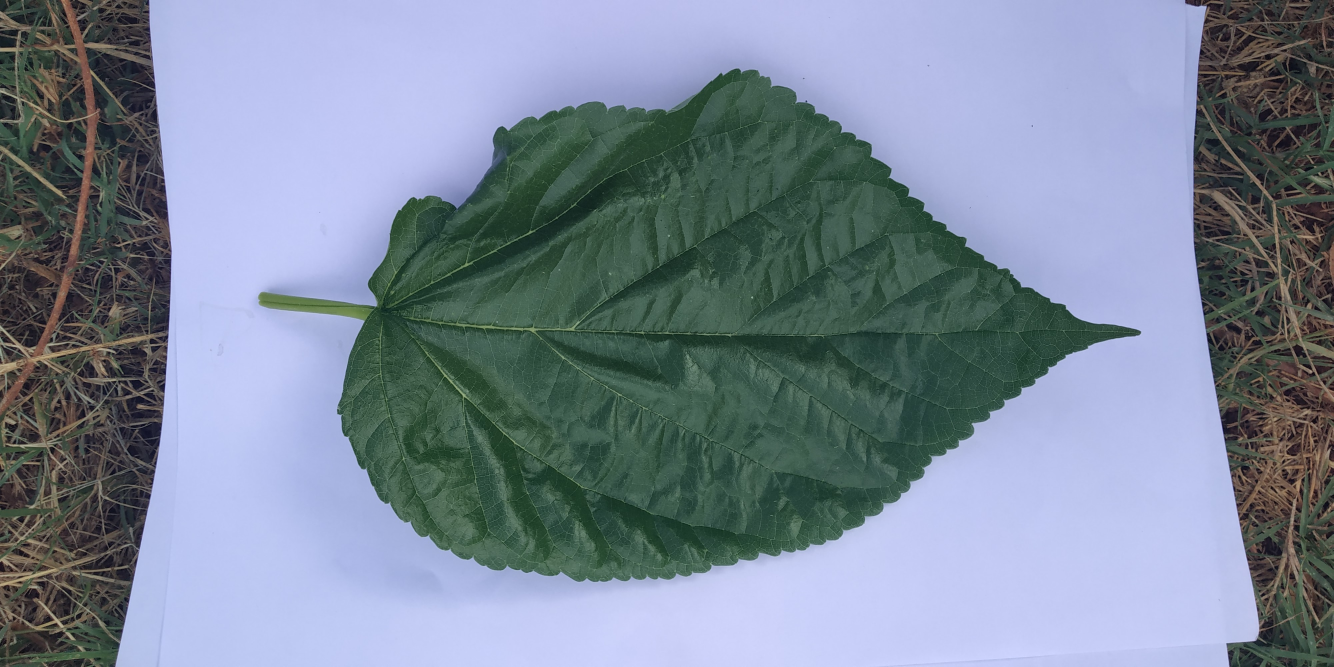
#> input picture 13.jpg, 4000 x 2000 px, given in place of test1.png, which was not available (shown at 1/3 size)
$ python code.py   (older library calls are emulated)
#> lines starting #> are read from the running program, lines starting #| are printed output that depends on the picture; pictures that were not available may be replaced by others from this repository, and a replacement may not be noted
# Import necessary modules
from __future__ import division
import cv2
from matplotlib import pyplot as plt
from sklearn.neighbors import KNeighborsClassifier
from sklearn.svm import SVC
from sklearn.naive_bayes import GaussianNB
from sklearn.model_selection import train_test_split
from sklearn import metrics
import numpy as np
import glob
import mahotas
import pandas as pd
import os
import pickle

# Define file paths for test and train images using glob to search for .png files
Testpath = glob.glob(r"C:\Users\Varsha\Desktp\TestData\test*.png")  # For Test Data Images
Trainpath = glob.glob(r"C:\Users\Varsha\Desktop\TrainData\*.png")  # Path for Train Data Images

#--------------------------------------------------------------Image Acquisition---------------------------------------------------------------------------

# [234 lines left out: functions camtrig, crop, show, overlay_mask, circle_contour, find_biggest_contour and 1 more, not called in this run]


#--------------------------------------------------feature extraction----------------------------------------------------------------------------


def color(image):
    """
    Function to extract color features from an image using a color histogram.

    Parameters:
    image (ndarray): The input image from which color features will be extracted.

    This function calculates the color histogram for the three color channels (B, G, R)
    and returns the histogram values in 8 bins.

    Returns:
    histr (ndarray): Histogram values for each color channel.
    """
    bins = 8  # Number of bins for the histogram (for each color channel)

    # Define the color channels (Blue, Green, Red)
    color = ('b', 'g', 'r')

    # Loop over the color channels and calculate histograms for each channel
    for i, col in enumerate(color):
        histr = cv2.calcHist([image], [i], None, [bins], [0, 256])  # Calculate the histogram for the current color channel

        '''
        Uncomment this block if you want to see the histogram plot and values:

        var1 = input("Do you want to see histogram plot and color values?:\n")
        if var1 == 'y' or var1 == 'Y':
            plt.plot(histr, color=col)  # Plot the histogram
            plt.xlim([0, bins])  # Set x-axis limits
            plt.xlabel("Total number bins")
            plt.ylabel("Total number of pixels")
            plt.title("HISTOGRAM PLOT")
            plt.show()
            print("NUMBER OF PIXELS IN ALL {} BINS:\n".format(bins))
            print(histr)  # Print histogram values
            return histr
        '''

        return histr


def texture(image):
    """
    Function to extract texture features from an image using Haralick texture descriptors.

    Parameters:
    image (ndarray): The input image from which texture features will be extracted.

    This function converts the image to grayscale and calculates the Haralick texture features using Mahotas.

    Returns:
    harlk (ndarray): Array containing 13 Haralick texture features.
    """
    # Convert the image to grayscale
    gray = cv2.cvtColor(image, cv2.COLOR_BGR2GRAY)

    # Compute the Haralick texture features
    harlk = mahotas.features.haralick(gray).mean(axis=0)  # Compute the mean of the Haralick feature vectors

    '''
    Uncomment this block if you want to see the texture moments:

    var2 = input("Do you want to see texture moments?:\n")
    if var2 == 'y' or var2 == 'Y':
        print("13 HARALICK TEXTURE FEATURE VECTORS:\n\n")
        print("Angular Second Moment:\t\t", harlk[0])
        print("Contrast:\t\t\t", harlk[1])
        print("Correlation:\t\t\t", harlk[2])
        print("Sum of Squares-Variance:\t", harlk[3])
        print("Inverse Difference moments:\t", harlk[4])
        print("Sum average:\t\t\t", harlk[5])
        print("Sum Variance:\t\t\t", harlk[6])
        print("Sum Entropy:\t\t\t", harlk[7])
        print("Entropy:\t\t\t", harlk[8])
        print("Difference variance:\t\t", harlk[9])
        print("Difference entropy:\t\t", harlk[10])
        print("Info.Measure of correlation 1:\t", harlk[11])
        print("Info.Measure of correlation 2:\t", harlk[12])
        return harlk
    '''

    return harlk


# [29 lines left out: function shape, not called in this run]


#--------------------------------------------------------------------------Data Tabulation---------------------------------------------------------------------------

def Data(path):
    """
    Function to generate a DataFrame containing color, texture, and shape features from a set of training images.

    Parameters:
    path (list): List of file paths for the training images.

    This function reads images from the specified path, extracts color, texture, and shape features,
    and stores them in a DataFrame along with their labels.

    Returns:
    DF (DataFrame): Pandas DataFrame containing feature values for all images.
    label (list): List of labels corresponding to each image.
    """

    # Get the list of image file names in the training directory
    Trainpath1 = os.listdir(r"C:\Users\Varsha\Desktop\TrainData")

    label = []  # Initialize an empty list for storing labels

    # Iterate over the image file names and assign labels based on the file name
    for file in Trainpath1:
        y = file.split('.')[0]  # Extract the first part of the file name
        if y == 'd':  # If the file name starts with 'd', label it as 1
            label.append(1)
        elif y == 'h':  # If the file name starts with 'h', label it as 0
            label.append(0)

    q = 0  # Initialize a counter for sample numbering
    img = []  # Placeholder for images (not used in the code, but kept for consistency)

    # Create a dictionary to store the feature values and labels
    d = {'Sample': [], 'Label': label}

    # Create keys in the dictionary for color features (8 values)
    for i in range(8):
        d['value' + str(i)] = []

    # Create keys in the dictionary for texture features (13 values)
    for j in range(13):
        d['value' + str(8 + j)] = []

    # Create keys in the dictionary for shape features (7 values)
    for k in range(7):
        d['value' + str(21 + k)] = []

    # Iterate over each image path and extract features
    for img in path:
        n = cv2.imread(img)  # Read the image

        # Call the feature extraction functions
        colorCall = color(n)  # Extract color features
        texCall = texture(n)  # Extract texture features
        shapeCall = shape(n)  # Extract shape features

        d['Sample'].append(q)  # Add sample number to the dictionary

        # Add the color feature values to the dictionary
        for i in range(8):
            d['value' + str(i)].append(colorCall[i][0])

        # Add the texture feature values to the dictionary
        for i in range(13):
            d['value' + str(8 + i)].append(texCall[i])

        # Add the shape feature values to the dictionary
        for i in range(7):
            d['value' + str(21 + i)].append(shapeCall[i])

        q += 1  # Increment the sample number

    # Convert the dictionary to a Pandas DataFrame
    DF = pd.DataFrame(d)

    return DF, label

def TData():
    """
    Function to generate a DataFrame containing color, texture, and shape features for a single test image.

    This function is similar to 'Data', but for a single test image. It extracts color, texture, and shape features,
    and stores them in a DataFrame for later use in testing.

    Returns:
    DF (DataFrame): Pandas DataFrame containing feature values for the test image.
    """

    q = 0  # Initialize a counter for sample numbering

    # Create a dictionary to store the feature values
    d = {'Sample': []}

    # Create keys in the dictionary for color features (8 values)
    for i in range(8):
        d['value' + str(i)] = []

    # Create keys in the dictionary for texture features (13 values)
    for j in range(13):
        d['value' + str(8 + j)] = []

    # Create keys in the dictionary for shape features (7 values)
    for k in range(7):
        d['value' + str(21 + k)] = []

    # Read the test image
    n = cv2.imread(r"C:\Users\Varsha\Desktop\TestData\test1.png")
#> n is the input picture: shape (2000, 4000, 3); mean B, G, R 151.7, 135.2, 123

    # Call the feature extraction functions
    colorCall = color(n)  # Extract color features
#> colorCall = [130335, 1636874, 1946821, 233601, 18583, 18333, 516854, 3498599]
    texCall = texture(n)  # Extract texture features
#> in texture, `gray = cv2.cvtColor(image, cv2.COLOR_BGR2GRAY)`:
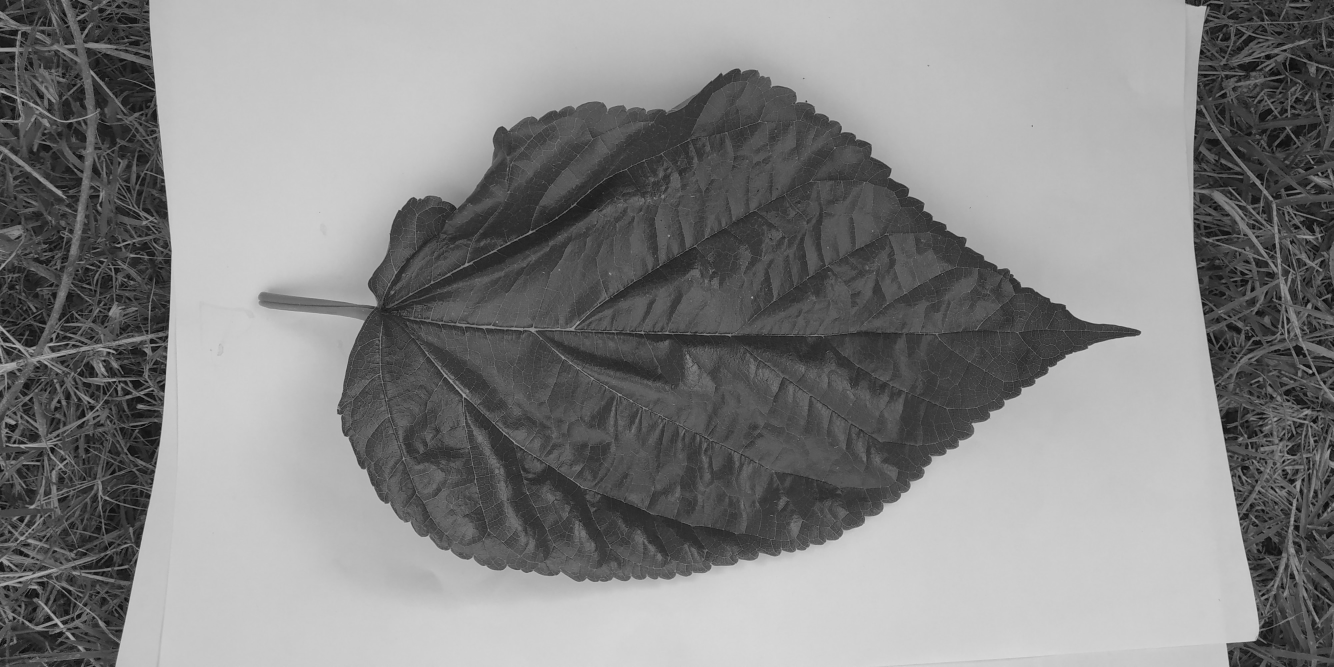
#> gray: shape (2000, 4000) (shown at 1/3 size); min 0, max 220, mean 133.4
    shapeCall = shape(n)  # Extract shape features

    d['Sample'].append(q)  # Add sample number to the dictionary

    # Add the color feature values to the dictionary
    for i in range(8):
        d['value' + str(i)].append(colorCall[i][0])

    # Add the texture feature values to the dictionary
    for i in range(13):
        d['value' + str(8 + i)].append(texCall[i])

    # Add the shape feature values to the dictionary
    for i in range(7):
        d['value' + str(21 + i)].append(shapeCall[i])

    q += 1  # Increment the sample number

    # Convert the dictionary to a Pandas DataFrame
    DF = pd.DataFrame(d)

    return DF


#------------------------------------------------------------------------Classification-----------------------------------------------------------------------

# [141 lines left out: functions KNN, SVM, Bay, KNN1, not called in this run]


#-----------------------------------------------------------------------------------Main---------------------------------------------------------------------------


# Load training data, extract features, and save the features into CSV files
traindata, label = Data(Trainpath)
traindata.to_csv(r"C:\Users\Varsha\Desktop\TrainData.csv")  # Save training data features to CSV
#> (the run stopped early here; a loop or call above may not have finished)

$ run again, on 14.jpg
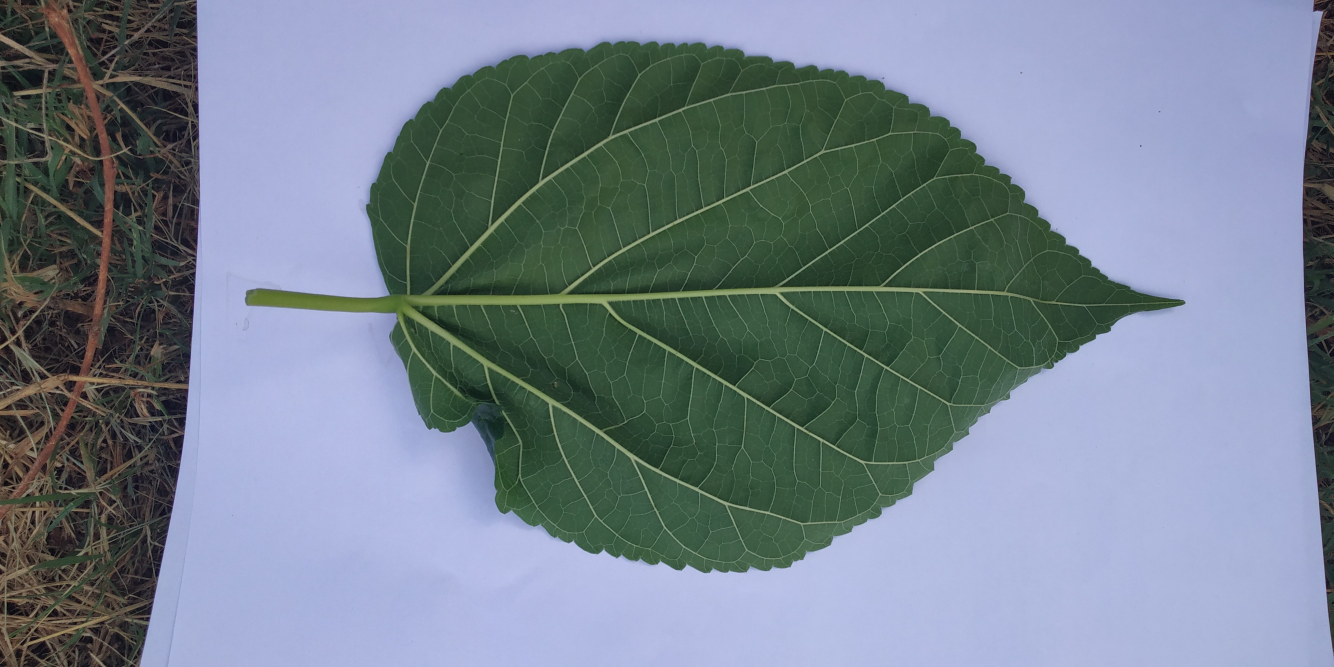
#> input picture 14.jpg, 4000 x 2000 px, given in place of test1.png, which was not available (shown at 1/3 size)
#> in TData, n is the input picture: shape (2000, 4000, 3); mean B, G, R 142, 129.5, 117.1
#> colorCall = [195335, 2586835, 834629, 160050, 25264, 42719, 3161362, 993806]
#> in texture, `gray = cv2.cvtColor(image, cv2.COLOR_BGR2GRAY)`:
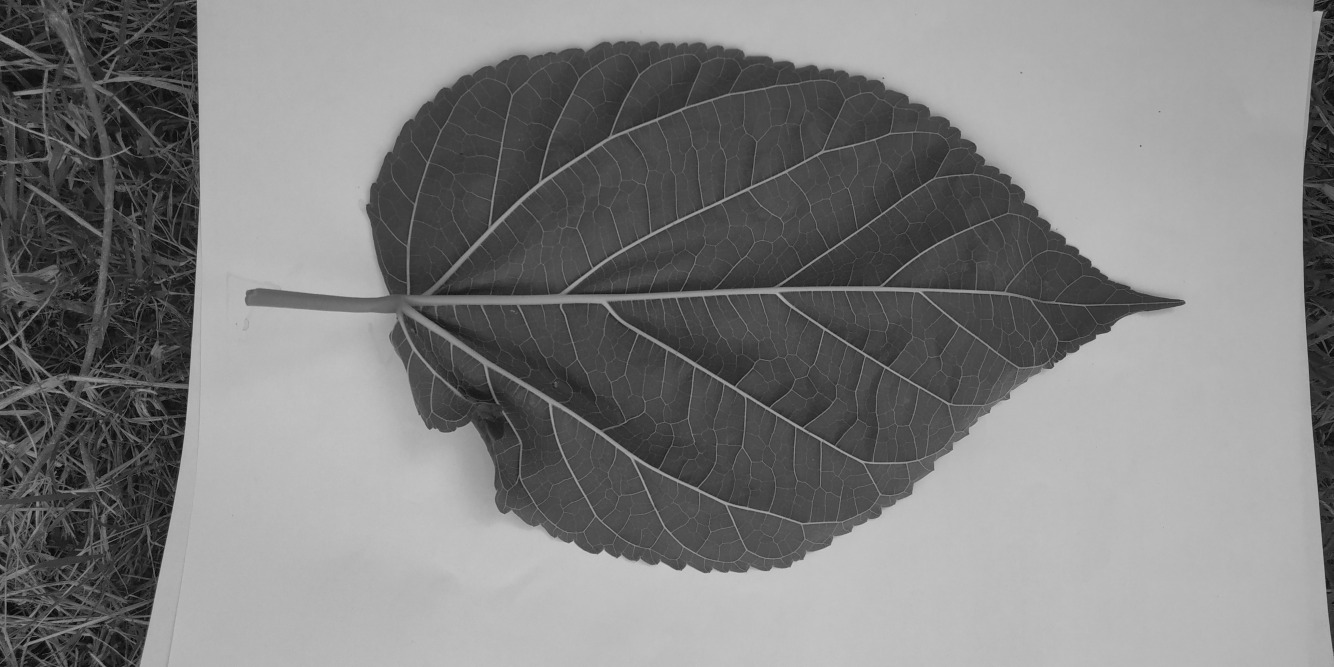
#> gray: shape (2000, 4000) (shown at 1/3 size); min 0, max 209, mean 127.2

$ run again, on 16.jpg
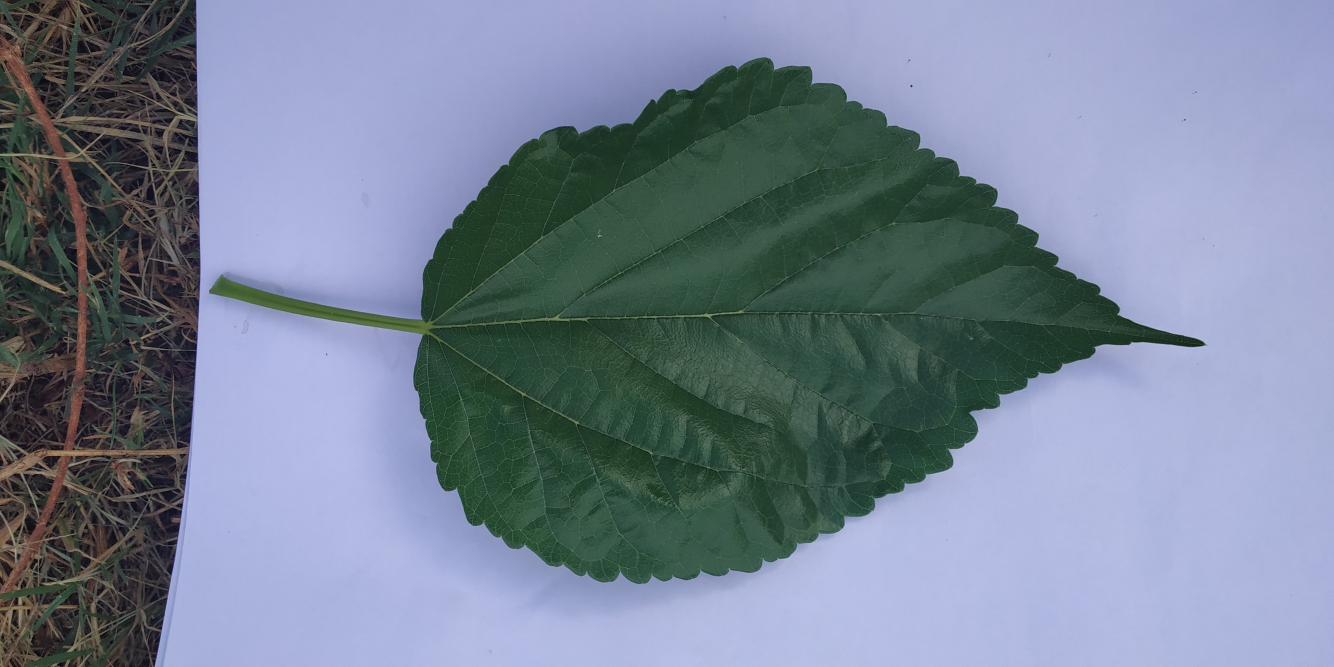
#> input picture 16.jpg, 4000 x 2000 px, given in place of test1.png, which was not available (shown at 1/3 size)
#> in TData, n is the input picture: shape (2000, 4000, 3); mean B, G, R 148.8, 130.4, 118.5
#> colorCall = [148497, 1960801, 1218118, 66303, 8111, 162396, 3154844, 1280930]
#> in texture, `gray = cv2.cvtColor(image, cv2.COLOR_BGR2GRAY)`:
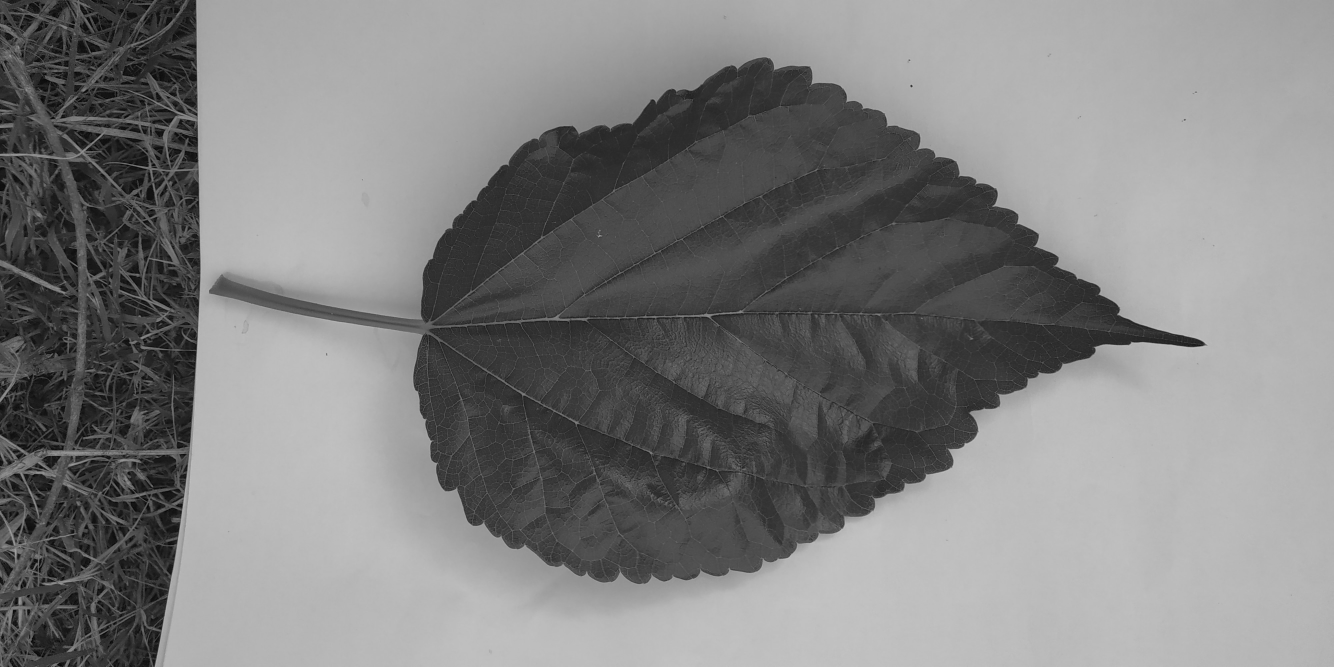
#> gray: shape (2000, 4000) (shown at 1/3 size); min 0, max 201, mean 128.9
